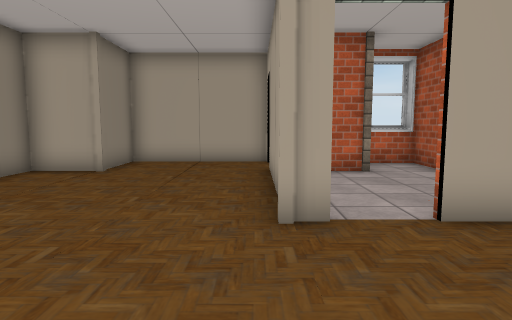
View 1 (above)

24 first-person views from a walk through a scene from a Unity 3-D project. The camera is 1.3 m above the floor, tilts 6° down and sees 75° across. Doors are open. The floor is counted in squares, 1 m on a side. Each view is taken from the middle of a square. On the plan, view 1 faces up. The plan holds only what a view shows up to about 14 squares ahead; the rest is blank. The place goes on beyond the plan. Some animated figures are left out. Some surface patterns are stand-ins.

View 2
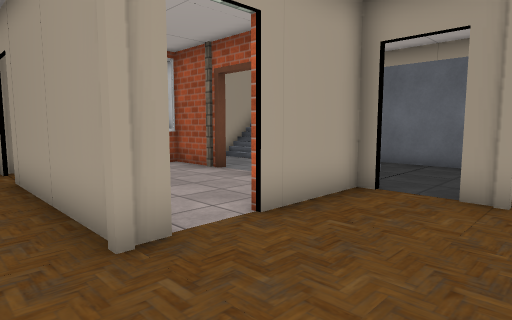

View 3
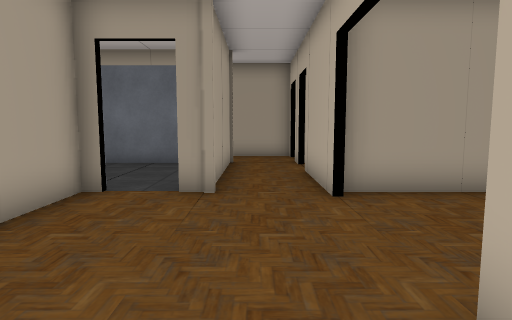

View 4
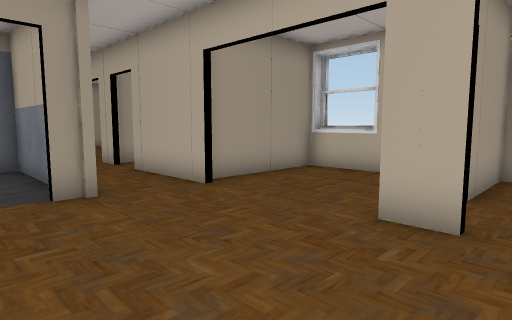

View 5
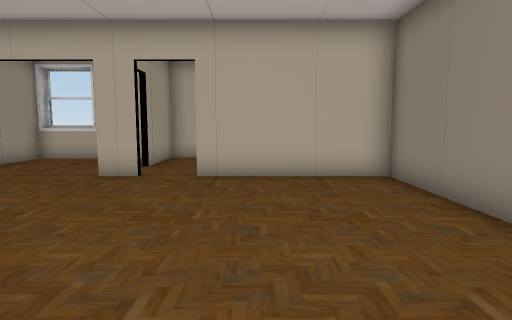

View 6
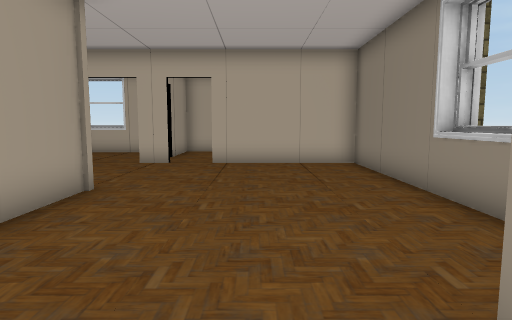

View 7
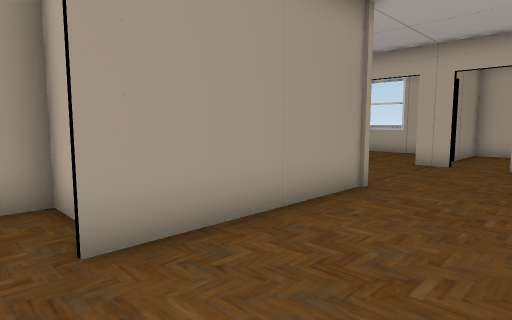

View 8
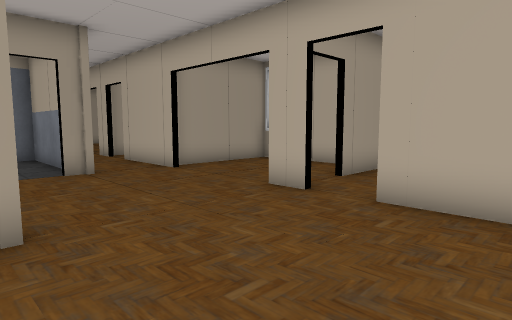

View 9
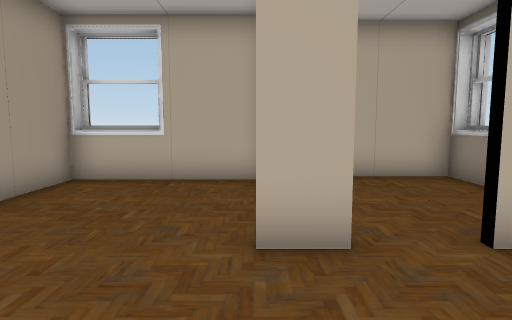

View 10
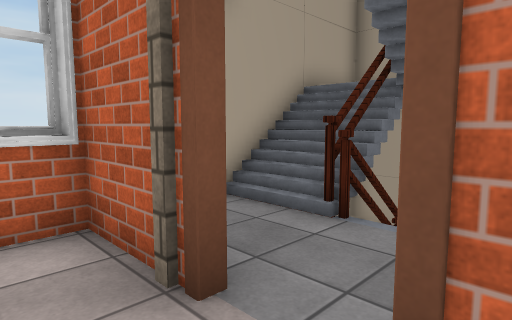

View 11
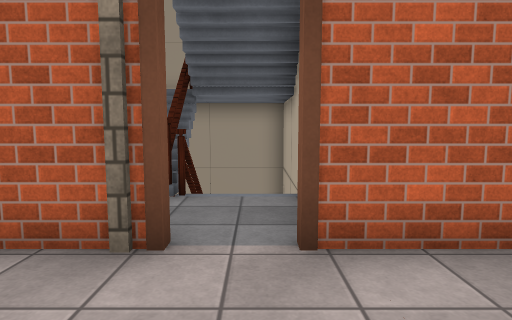

View 12
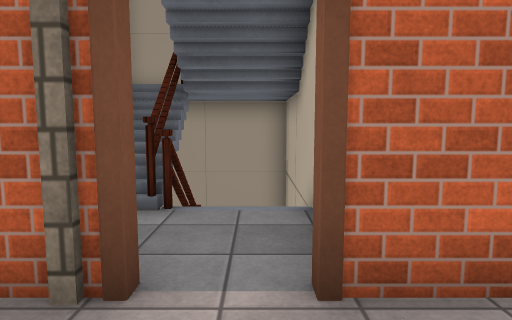

View 13
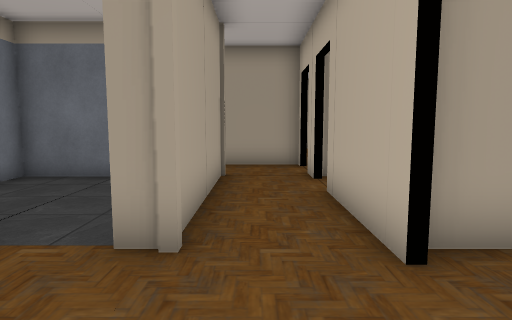

View 14
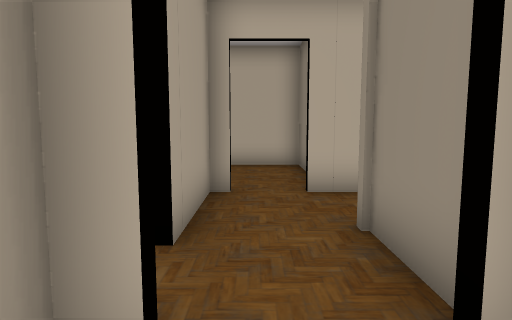

View 15
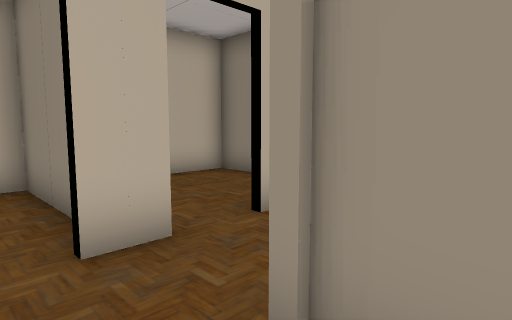

View 16
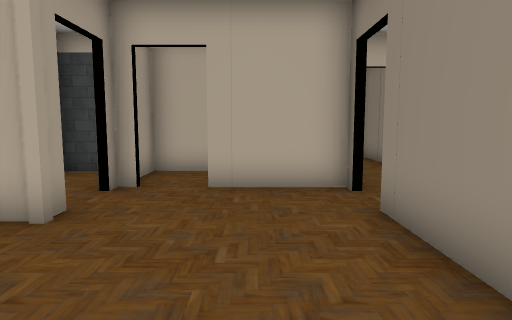

View 17
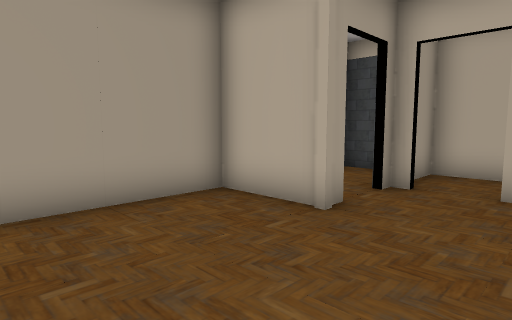

View 18
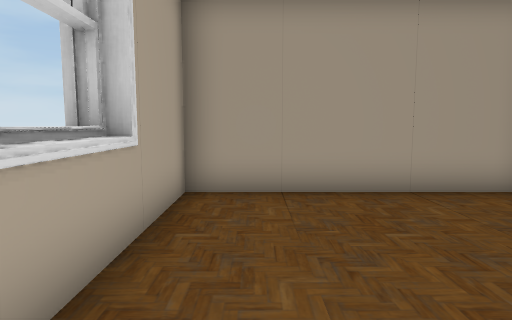

View 19
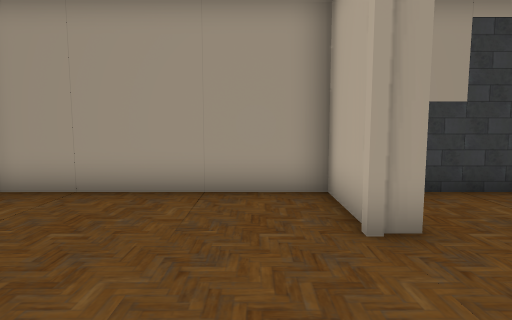

View 20
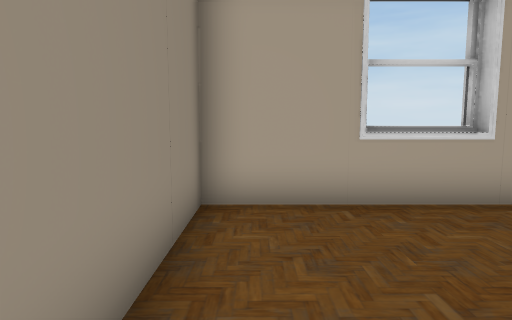

View 21
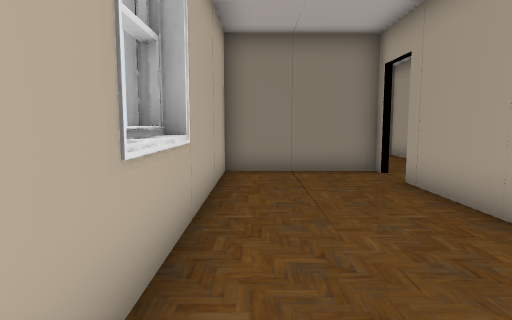

View 22
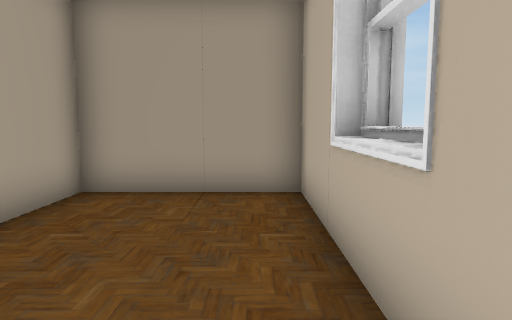

View 23
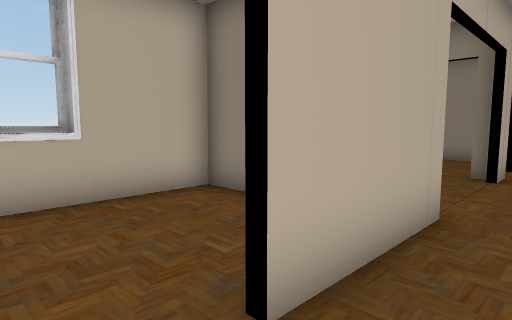

View 24
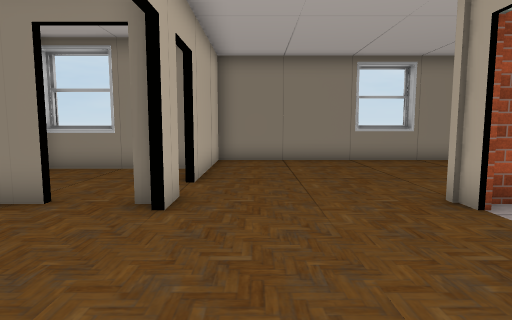

### Floor plan
Ten units are one square. View 1 is at (0, 0); x grows to the right and y downward. Boxes are objects, and circles mark ways between rooms. Rooms are numbered by the first view taken in them; rooms with no view inside come last. Other rooms are left out.
<svg viewBox="-80 -125 290 184">
<path fill="none" stroke="#000" d="M11 -44 4 -44 4 -100M-1 4 10 4M6 24 6 33M54 -19 54 -25M54 -44 25 -44M49 4 85 4M-67 -65 -67 -48M10 49 59 49M32 52 54 52 54 6M8 -119 -44 -119 -44 -94 -64 -94 -64 4 -15 4M99 4 110 4M106 -19 59 -19M54 -53 54 -76M54 -91 54 -117 40 -117M31 -94 21 -94M55 -114 39 -114M129 -46 129 -50M106 -39 106 -19M129 4 129 -25M179 -39 179 -46 204 -46 204 -114 131 -114 131 -40M178 -117 158 -117M131 -21 160 -21M157 52 177 52M157 6 125 6M205 6 182 6M106 6 106 49 204 49 204 9M-42 34 -42 52M-39 9 -39 54 4 54 4 25M70 -21 104 -21 104 -69 95 -69M83 52 92 52M56 35 56 49M59 49 94 49M194 4 205 4M204 9 204 -28M81 -71 129 -71 129 -113M89 -93 83 -95M86 -94 83 -94M97 -94 88 -97M81 -96 81 -119M101 -96 83 -96M85 -95 85 -105M83 -95 83 -119M88 -97 88 -105M123 -119 80 -119M104 -95 104 -120"/>
<rect x="-75" y="-45" width="10" height="10" fill="#bbb"><title>other object</title></rect>
<rect x="-45" y="-95" width="10" height="10" fill="#bbb"><title>other object</title></rect>
<rect x="-5" y="-45" width="10" height="10" fill="#bbb"><title>other object</title></rect>
<rect x="45" y="-25" width="10" height="10" fill="#bbb"><title>other object</title></rect>
<rect x="25" y="-95" width="10" height="10" fill="#bbb"><title>other object</title></rect>
<rect x="45" y="-95" width="10" height="10" fill="#bbb"><title>other object</title></rect>
<rect x="105" y="-25" width="10" height="10" fill="#bbb"><title>other object</title></rect>
<rect x="175" y="-55" width="10" height="10" fill="#bbb"><title>other object</title></rect>
<circle cx="17" cy="-47" r="3" fill="#2a7"/>
<circle cx="53" cy="-33" r="3" fill="#2a7"/>
<circle cx="110" cy="-10" r="3" fill="#2a7"/>
<circle cx="-10" cy="10" r="3" fill="#2a7"/>
<circle cx="10" cy="20" r="3" fill="#2a7"/>
<circle cx="105" cy="7" r="3" fill="#2a7"/>
<circle cx="56" cy="-96" r="3" fill="#2a7"/>
<circle cx="122" cy="-38" r="3" fill="#2a7"/>
<circle cx="180" cy="-35" r="3" fill="#2a7"/>
<circle cx="80" cy="-105" r="3" fill="#2a7"/>
<text x="0" y="-30">1</text>
<text x="40" y="-70">2</text>
<text x="120" y="-60">3</text>
<text x="120" y="-20">4</text>
<text x="170" y="-70">5</text>
<text x="160" y="30">6</text>
<text x="-10" y="30">7</text>
<text x="80" y="-50">8</text>
<text x="80" y="30">9</text>
<text x="190" y="-20">10</text>
<text x="90" y="-80">11</text>
<text x="100" y="-110">12</text>
</svg>
Room 1 opens to room 2. Room 1 opens to room 4. Room 1 opens to room 7. Room 1 opens to room 9. Room 2 opens to room 11. Room 4 opens to room 5. Room 5 opens to room 10. Room 11 opens to room 12.

Where each view was taken, in squares from view 1:
view 1: 0 up, 0 right, facing up
view 2: 1 up, 1 left, facing up-right
view 3: 1 up, 1 left, facing right
view 4: 4 up, 1 left, facing down-right
view 5: 8 up, 3 left, facing down
view 6: 11 up, 3 left, facing down
view 7: 11 up, 3 left, facing down-right
view 8: 5 up, 4 left, facing down-right
view 9: 3 up, 1 right, facing down
view 10: 7 up, 4 right, facing up-right
view 11: 8 up, 2 right, facing right
view 12: 8 up, 3 right, facing right
view 13: 1 up, 2 right, facing right
view 14: 6 up, 12 right, facing down
view 15: 3 up, 12 right, facing down-left
view 16: 9 up, 15 right, facing down
view 17: 9 up, 15 right, facing down-right
view 18: 10 up, 14 right, facing right
view 19: 6 up, 14 right, facing right
view 20: 6 up, 14 right, facing up
view 21: 4 down, 20 right, facing left
view 22: 4 down, 14 right, facing right
view 23: 1 up, 10 right, facing down-left
view 24: 1 up, 6 right, facing left
